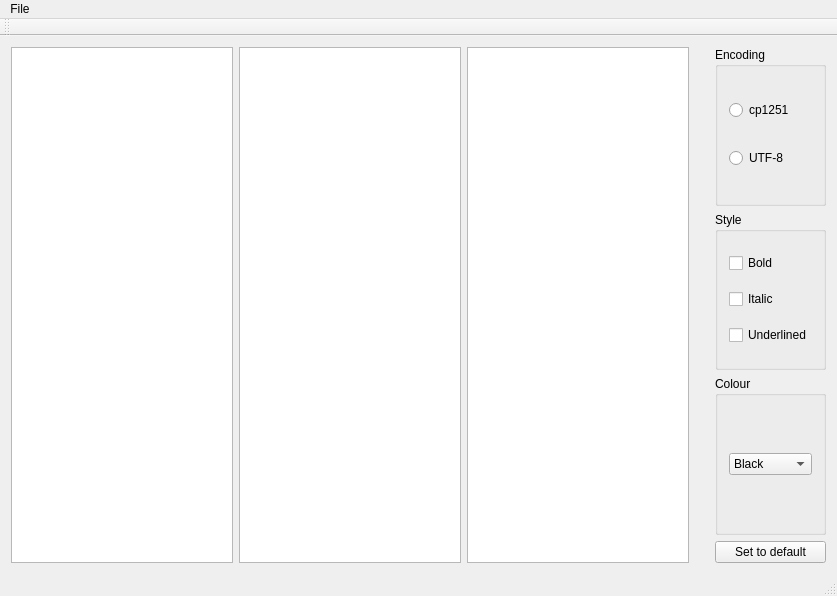
<?xml version="1.0" encoding="UTF-8"?>
<ui version="4.0">
 <class>MainWindow</class>
 <widget class="QMainWindow" name="MainWindow">
  <property name="geometry">
   <rect>
    <x>0</x>
    <y>0</y>
    <width>837</width>
    <height>596</height>
   </rect>
  </property>
  <property name="minimumSize">
   <size>
    <width>800</width>
    <height>550</height>
   </size>
  </property>
  <property name="focusPolicy">
   <enum>Qt::NoFocus</enum>
  </property>
  <property name="windowTitle">
   <string>Text viewer</string>
  </property>
  <property name="layoutDirection">
   <enum>Qt::LeftToRight</enum>
  </property>
  <widget class="QWidget" name="centralWidget">
   <layout class="QHBoxLayout" name="horizontalLayout">
    <item>
     <widget class="QTreeView" name="treeView"/>
    </item>
    <item>
     <widget class="QListWidget" name="listWidget"/>
    </item>
    <item>
     <widget class="QTextBrowser" name="textBrowser"/>
    </item>
    <item>
     <spacer name="verticalSpacer">
      <property name="orientation">
       <enum>Qt::Vertical</enum>
      </property>
      <property name="sizeHint" stdset="0">
       <size>
        <width>20</width>
        <height>40</height>
       </size>
      </property>
     </spacer>
    </item>
    <item>
     <layout class="QVBoxLayout" name="verticalLayout">
      <item>
       <widget class="QGroupBox" name="gbEncoding">
        <property name="title">
         <string>Encoding</string>
        </property>
        <layout class="QVBoxLayout" name="verticalLayout_2">
         <item>
          <widget class="QRadioButton" name="rbCP1251">
           <property name="text">
            <string>cp1251</string>
           </property>
          </widget>
         </item>
         <item>
          <widget class="QRadioButton" name="rbUTF8">
           <property name="text">
            <string>UTF-8</string>
           </property>
          </widget>
         </item>
        </layout>
       </widget>
      </item>
      <item>
       <widget class="QGroupBox" name="gbStyle">
        <property name="title">
         <string>Style</string>
        </property>
        <layout class="QVBoxLayout" name="verticalLayout_3">
         <item>
          <widget class="QCheckBox" name="cbBold">
           <property name="text">
            <string>Bold</string>
           </property>
          </widget>
         </item>
         <item>
          <widget class="QCheckBox" name="cbItalic">
           <property name="text">
            <string>Italic</string>
           </property>
          </widget>
         </item>
         <item>
          <widget class="QCheckBox" name="cbUnderlined">
           <property name="text">
            <string>Underlined</string>
           </property>
          </widget>
         </item>
        </layout>
       </widget>
      </item>
      <item>
       <widget class="QGroupBox" name="gbColour">
        <property name="title">
         <string>Colour</string>
        </property>
        <layout class="QVBoxLayout" name="verticalLayout_4">
         <item>
          <widget class="QComboBox" name="cbColour">
           <item>
            <property name="text">
             <string>Black</string>
            </property>
           </item>
           <item>
            <property name="text">
             <string>Red</string>
            </property>
           </item>
           <item>
            <property name="text">
             <string>Yellow</string>
            </property>
           </item>
           <item>
            <property name="text">
             <string>Blue</string>
            </property>
           </item>
           <item>
            <property name="text">
             <string>Green</string>
            </property>
           </item>
          </widget>
         </item>
        </layout>
       </widget>
      </item>
      <item>
       <widget class="QPushButton" name="pbReset">
        <property name="text">
         <string>Set to default</string>
        </property>
       </widget>
      </item>
     </layout>
    </item>
   </layout>
  </widget>
  <widget class="QMenuBar" name="menuBar">
   <property name="geometry">
    <rect>
     <x>0</x>
     <y>0</y>
     <width>837</width>
     <height>22</height>
    </rect>
   </property>
   <widget class="QMenu" name="menuFile">
    <property name="title">
     <string>File</string>
    </property>
    <addaction name="actionAbout"/>
    <addaction name="actionExit"/>
   </widget>
   <addaction name="menuFile"/>
  </widget>
  <widget class="QToolBar" name="mainToolBar">
   <attribute name="toolBarArea">
    <enum>TopToolBarArea</enum>
   </attribute>
   <attribute name="toolBarBreak">
    <bool>false</bool>
   </attribute>
  </widget>
  <widget class="QStatusBar" name="statusBar"/>
  <action name="actionAbout">
   <property name="text">
    <string>About</string>
   </property>
  </action>
  <action name="actionExit">
   <property name="text">
    <string>Exit</string>
   </property>
  </action>
 </widget>
 <layoutdefault spacing="6" margin="11"/>
 <resources/>
 <connections/>
</ui>
